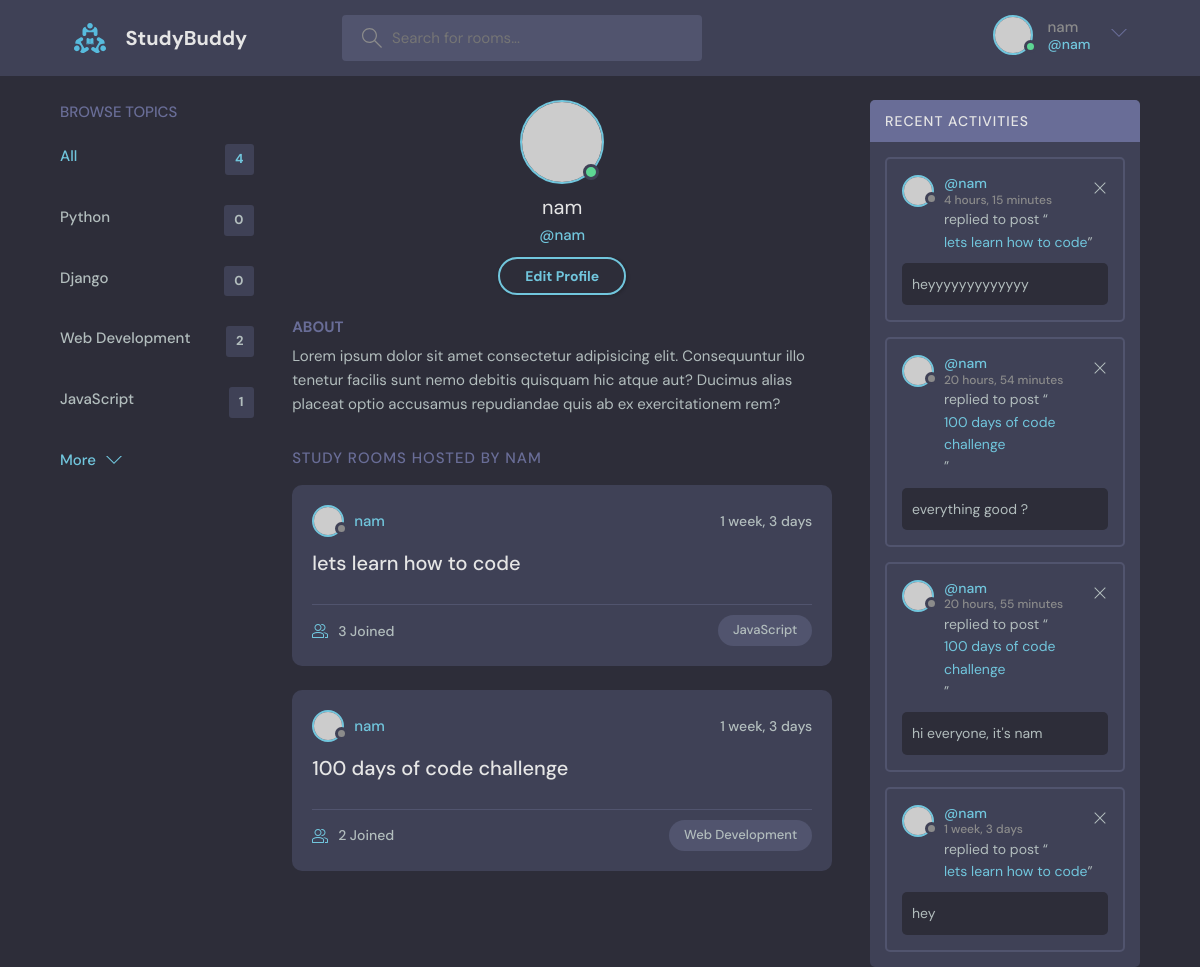
/profile/1/ (signed in), run on the app's committed database.
### base/models.py (models this page shows, shortened)
class Topic(models.Model):
    name = models.CharField(max_length=200)

class Room(models.Model):
    host = models.ForeignKey(User, on_delete=models.SET_NULL, null=True)
    topic = models.ForeignKey(Topic, on_delete=models.SET_NULL, null=True)
    name = models.CharField(max_length=200)
    description = models.TextField(null=True, blank=True)
    participants = models.ManyToManyField(User, related_name='participants', blank=True)
    updated = models.DateTimeField(auto_now=True)
    created = models.DateTimeField(auto_now_add=True)
    class Meta:
        ordering = ['-updated', '-created']
    def __str__(self):
        return self.name

class Message(models.Model):
    user = models.ForeignKey(User, on_delete=models.CASCADE)
    room = models.ForeignKey(Room, on_delete=models.CASCADE)
    body = models.TextField()
    updated = models.DateTimeField(auto_now=True)
    created = models.DateTimeField(auto_now_add=True)
    class Meta:
        ordering = ['-updated', '-created']
    def __str__(self):
        return self.body[:50]

### base/views.py (the view)
# urls.py: path('profile/<str:pk>/', views.userProfile, name="user-profile"),
def userProfile(request, pk):
    user = User.objects.get(id=pk)
    rooms = user.room_set.all()
    room_messages = user.message_set.all()
    topics = Topic.objects.all()
    context = {
        'user': user,
        'rooms': rooms,
        'room_messages': room_messages,
        'topics': topics,
    }
    return render(request, 'base/profile.html', context)

### base/templates/base/profile.html
{% extends 'main.html' %}
{% block content %}
  <main class="profile-page layout layout--3">
    <div class="container">
      {% include 'base/topics_component.html' %}
      <div class="roomList">
        <div class="profile">
          <div class="profile__avatar">
            <div class="avatar avatar--large active">
              <img src="https://randomuser.me/api/portraits/men/11.jpg" />
            </div>
          </div>
          <div class="profile__info">
            <h3>{{user.username}}</h3>
            <p>@{{user.username}}</p>
            <a href="edit-user.html" class="btn btn--main btn--pill">Edit Profile</a>
          </div>
          <div class="profile__about">
            <h3>About</h3>
            <p>
              Lorem ipsum dolor sit amet consectetur adipisicing elit. Consequuntur illo tenetur
              facilis sunt nemo debitis quisquam hic atque aut? Ducimus alias placeat optio
              accusamus repudiandae quis ab ex exercitationem rem?
            </p>
          </div>
        </div>
        <div class="roomList__header">
          <div>
            <h2>Study Rooms Hosted by {{user.username}}</a>
            </h2>
          </div>
        </div>
        {% include 'base/feed_component.html' %}
      </div>
      {% include 'base/activity_component.html' %}
    </div>
  </main>
{% endblock content %}

### templates/navbar.html (shortened to what this page needs)
{% load static %}
<header class="header header--loggedIn">
    <div class="container">
      <a href="{% url 'home' %}" class="header__logo">
        <img src="{% static 'images/logo.svg' %}" />
        <h1>StudyBuddy</h1>
      </a>
      <form class="header__search" method="GET" action="{% url 'home' %}">
        <label>
          <input name="q" placeholder="Search for rooms..." />
        </label>
      </form>
      <nav class="header__menu">
        {% if request.user.is_authenticated %}
            <div class="header__user">
            <a href="{% url 'user-profile' request.user.id %}">
                <div class="avatar avatar--medium active">
                <img src="https://randomuser.me/api/portraits/men/37.jpg" />
                </div>
                <p>{{request.user.username}}<span>@{{request.user.username}}</span></p>
            </a>
            <button class="dropdown-button">
                <svg version="1.1" xmlns="http://www.w3.org/2000/svg" width="32" height="32" viewBox="0 0 32 32">
                <title>chevron-down</title>
                <path d="M16 21l-13-13h-3l16 16 16-16h-3l-13 13z"></path>
                </svg>
            </button>
            </div>
        {% else %}
            <a href="{% url 'login' %}">
                <img src="{% static 'images/avatar.svg' %}" />
                <p>Login</p>
            </a>
        {% endif %}
      </nav>
    </div>
  </header>

### base/templates/base/topics_component.html
<div class="topics">
    <div class="topics__header">
      <h2>Browse Topics</h2>
    </div>
    <ul class="topics__list">
      <li>
        <a href="{% url 'home' %}" class="active">All <span>{{topics.count}}</span></a>
      </li>
      {% for topic in topics %}
      <li>
        <a href="{% url 'home' %}?q={{topic.name}}">{{topic.name}}<span>{{topic.room_set.all.count}}</span></a>
      </li>
      {% endfor %}
    </ul>
    <a class="btn btn--link" href="topics.html">
      More
      <svg version="1.1" xmlns="http://www.w3.org/2000/svg" width="32" height="32" viewBox="0 0 32 32">
        <title>chevron-down</title>
        <path d="M16 21l-13-13h-3l16 16 16-16h-3l-13 13z"></path>
      </svg>
    </a>
</div>

### base/templates/base/feed_component.html (shortened to what this page needs)
{% for room in rooms %}
    <div class="roomListRoom">
        <div class="roomListRoom__header">
        <a href="{% url 'user-profile' room.host.id %}" class="roomListRoom__author">
            <div class="avatar avatar--small">
            <img src="https://randomuser.me/api/portraits/women/11.jpg" />
            </div>
            <span>{{room.host.username}}</span>
        </a>
        <div class="roomListRoom__actions">
            <span>{{room.created|timesince}}</span>
        </div>
        </div>
        <div class="roomListRoom__content">
        <a href="{% url 'room' room.id %}">{{room.name}}</a>
        </div>
        <div class="roomListRoom__meta">
        <a href="{% url 'room' room.id %}" class="roomListRoom__joined">
            {{room.participants.all.count}} Joined
        </a>
        <p class="roomListRoom__topic">{{room.topic.name}}</p>
        </div>
    </div>
{% endfor %}

### base/templates/base/activity_component.html
<div class="activities">
    <div class="activities__header">
      <h2>Recent Activities</h2>
    </div>
    {% for message in room_messages %}
        <div class="activities__box">
            <div class="activities__boxHeader roomListRoom__header">
                <a href="{% url 'user-profile' message.user.id %}" class="roomListRoom__author">
                <div class="avatar avatar--small">
                    <img src="https://randomuser.me/api/portraits/women/11.jpg" />
                </div>
                <p>
                    @{{message.user}}
                    <span>{{message.created|timesince}}</span>
                </p>
                </a>
                {% if request.user == message.user %}
                    <div class="roomListRoom__actions">
                    <a href="{% url 'delete-message' message.id %}">
                        <svg version="1.1" xmlns="http://www.w3.org/2000/svg" width="32" height="32" viewBox="0 0 32 32">
                        <title>remove</title>
                        <path
                            d="M27.314 6.019l-1.333-1.333-9.98 9.981-9.981-9.981-1.333 1.333 9.981 9.981-9.981 9.98 1.333 1.333 9.981-9.98 9.98 9.98 1.333-1.333-9.98-9.98 9.98-9.981z"
                        ></path>
                        </svg>
                    </a>
                    </div>
                {% endif %}
            </div>
            <div class="activities__boxContent">
                <p>replied to post “<a href="{% url 'room' message.room.id %}">{{message.room.name}}</a>”</p>
                <div class="activities__boxRoomContent">
                {{message.body}}
                </div>
            </div>
        </div>
    {% endfor %}
</div>

### data on the page
Topic: name "Python", room_set.all.count "0"
Topic: name "Django", room_set.all.count "0"
Topic: name "Web Development", room_set.all.count "2"
Topic: name "JavaScript", room_set.all.count "1"
Room: host.username "nam", created "1 week, 3 days", name "lets learn how to code", participants.all.count "3", topic.name "JavaScript"
Room: host.username "nam", created "1 week, 3 days", name "100 days of code challenge", participants.all.count "2", topic.name "Web Development"
Message: user "nam", created "4 hours, 15 minutes", room.name "lets learn how to code", body "heyyyyyyyyyyyyy"
Message: user "nam", created "20 hours, 54 minutes", room.name "100 days of code challenge", body "everything good ?"
Message: user "nam", created "20 hours, 55 minutes", room.name "100 days of code challenge", body "hi everyone, it's nam"
Message: user "nam", created "1 week, 3 days", room.name "lets learn how to code", body "hey"

### other printed values
{{ request.user.username }} "nam"
{{ topics.count }} "4"
{{ user.username }} "nam"
{{ user.username }} "NAM"
